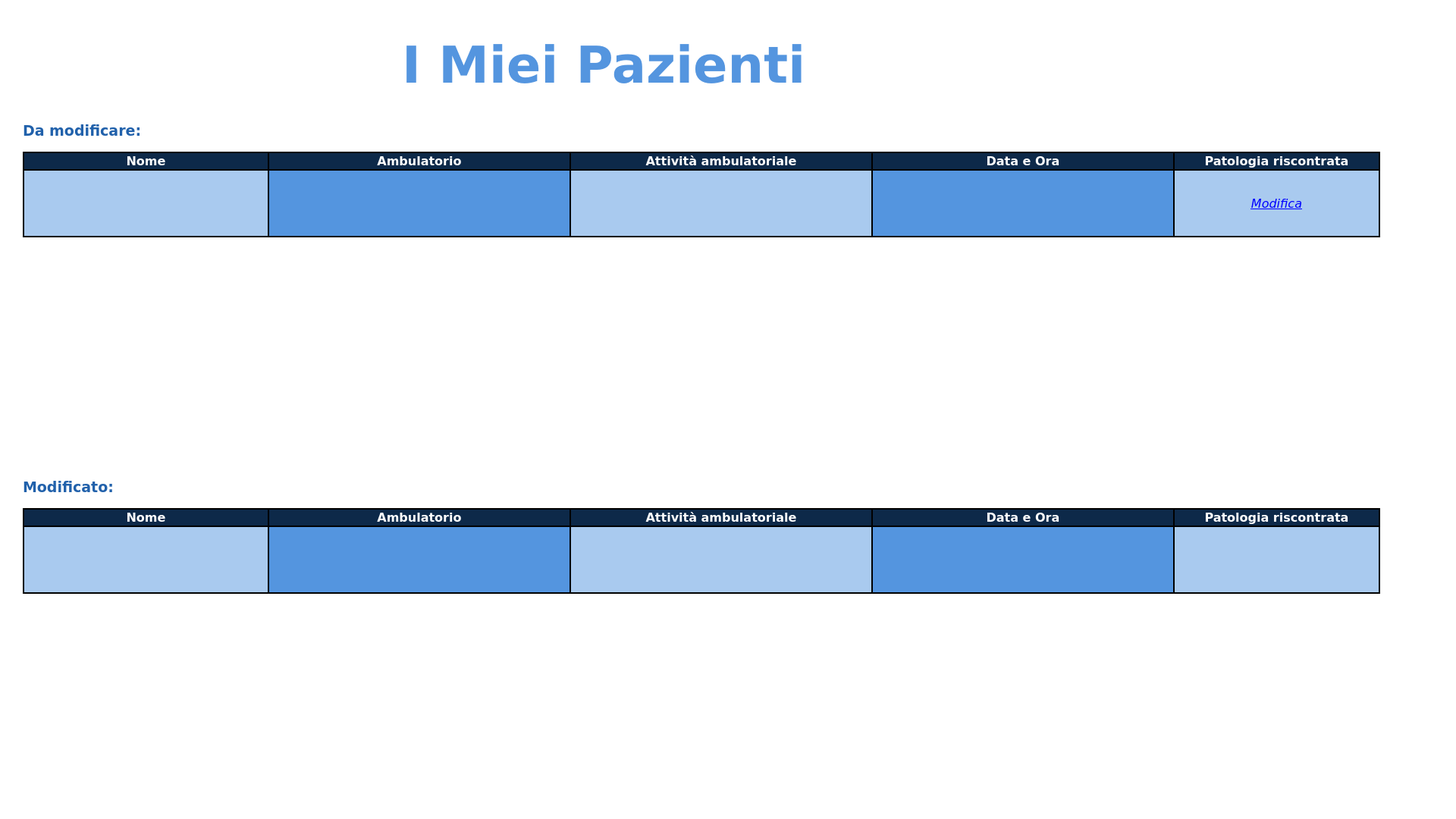
<?xml version="1.0" encoding="UTF-8"?>
<ui version="4.0">
 <class>i_miei_pazienti_personale_medico</class>
 <widget class="QWidget" name="i_miei_pazienti_personale_medico">
  <property name="geometry">
   <rect>
    <x>0</x>
    <y>0</y>
    <width>1920</width>
    <height>1080</height>
   </rect>
  </property>
  <property name="minimumSize">
   <size>
    <width>1920</width>
    <height>1080</height>
   </size>
  </property>
  <property name="maximumSize">
   <size>
    <width>1920</width>
    <height>1080</height>
   </size>
  </property>
  <property name="palette">
   <palette>
    <active>
     <colorrole role="Button">
      <brush brushstyle="SolidPattern">
       <color alpha="255">
        <red>255</red>
        <green>255</green>
        <blue>255</blue>
       </color>
      </brush>
     </colorrole>
     <colorrole role="Base">
      <brush brushstyle="SolidPattern">
       <color alpha="255">
        <red>255</red>
        <green>255</green>
        <blue>255</blue>
       </color>
      </brush>
     </colorrole>
     <colorrole role="Window">
      <brush brushstyle="SolidPattern">
       <color alpha="255">
        <red>255</red>
        <green>255</green>
        <blue>255</blue>
       </color>
      </brush>
     </colorrole>
    </active>
    <inactive>
     <colorrole role="Button">
      <brush brushstyle="SolidPattern">
       <color alpha="255">
        <red>255</red>
        <green>255</green>
        <blue>255</blue>
       </color>
      </brush>
     </colorrole>
     <colorrole role="Base">
      <brush brushstyle="SolidPattern">
       <color alpha="255">
        <red>255</red>
        <green>255</green>
        <blue>255</blue>
       </color>
      </brush>
     </colorrole>
     <colorrole role="Window">
      <brush brushstyle="SolidPattern">
       <color alpha="255">
        <red>255</red>
        <green>255</green>
        <blue>255</blue>
       </color>
      </brush>
     </colorrole>
    </inactive>
    <disabled>
     <colorrole role="Button">
      <brush brushstyle="SolidPattern">
       <color alpha="255">
        <red>255</red>
        <green>255</green>
        <blue>255</blue>
       </color>
      </brush>
     </colorrole>
     <colorrole role="Base">
      <brush brushstyle="SolidPattern">
       <color alpha="255">
        <red>255</red>
        <green>255</green>
        <blue>255</blue>
       </color>
      </brush>
     </colorrole>
     <colorrole role="Window">
      <brush brushstyle="SolidPattern">
       <color alpha="255">
        <red>255</red>
        <green>255</green>
        <blue>255</blue>
       </color>
      </brush>
     </colorrole>
    </disabled>
   </palette>
  </property>
  <property name="windowTitle">
   <string>Clinica Casa Alfredo</string>
  </property>
  <property name="windowIcon">
   <iconset>
    <normaloff>Immagini/logo_casa_alfredo.png</normaloff>Immagini/logo_casa_alfredo.png</iconset>
  </property>
  <property name="styleSheet">
   <string notr="true"/>
  </property>
  <widget class="QPushButton" name="tendina_button">
   <property name="geometry">
    <rect>
     <x>1820</x>
     <y>20</y>
     <width>70</width>
     <height>70</height>
    </rect>
   </property>
   <property name="cursor">
    <cursorShape>PointingHandCursor</cursorShape>
   </property>
   <property name="styleSheet">
    <string notr="true">QPushButton#tendina_button:pressed {
background-color: rgb(0, 0, 0, 0);
}</string>
   </property>
   <property name="text">
    <string/>
   </property>
   <property name="icon">
    <iconset>
     <normaloff>Immagini/tendina_chiusa.png</normaloff>Immagini/tendina_chiusa.png</iconset>
   </property>
   <property name="iconSize">
    <size>
     <width>70</width>
     <height>70</height>
    </size>
   </property>
   <property name="flat">
    <bool>true</bool>
   </property>
  </widget>
  <widget class="QLabel" name="i_miei_pazienti">
   <property name="geometry">
    <rect>
     <x>530</x>
     <y>20</y>
     <width>981</width>
     <height>131</height>
    </rect>
   </property>
   <property name="font">
    <font>
     <family>Verdana</family>
     <pointsize>50</pointsize>
     <weight>75</weight>
     <bold>true</bold>
    </font>
   </property>
   <property name="styleSheet">
    <string notr="true">color: rgb(84, 149, 223);</string>
   </property>
   <property name="text">
    <string>I Miei Pazienti</string>
   </property>
  </widget>
  <widget class="QLabel" name="logo">
   <property name="geometry">
    <rect>
     <x>10</x>
     <y>5</y>
     <width>110</width>
     <height>130</height>
    </rect>
   </property>
   <property name="text">
    <string/>
   </property>
   <property name="pixmap">
    <pixmap>Immagini/logo_casa_alfredo.png</pixmap>
   </property>
   <property name="scaledContents">
    <bool>true</bool>
   </property>
  </widget>
  <widget class="QLabel" name="titolo">
   <property name="geometry">
    <rect>
     <x>110</x>
     <y>20</y>
     <width>401</width>
     <height>110</height>
    </rect>
   </property>
   <property name="text">
    <string/>
   </property>
   <property name="pixmap">
    <pixmap>Immagini/titolo_casa_alfredo.png</pixmap>
   </property>
   <property name="scaledContents">
    <bool>true</bool>
   </property>
  </widget>
  <widget class="QLabel" name="da_modificare">
   <property name="geometry">
    <rect>
     <x>30</x>
     <y>160</y>
     <width>190</width>
     <height>25</height>
    </rect>
   </property>
   <property name="font">
    <font>
     <family>Verdana</family>
     <pointsize>14</pointsize>
     <weight>75</weight>
     <bold>true</bold>
    </font>
   </property>
   <property name="styleSheet">
    <string notr="true">color: rgb(33, 97, 171)</string>
   </property>
   <property name="text">
    <string>Da modificare:</string>
   </property>
  </widget>
  <widget class="QLabel" name="modificato">
   <property name="geometry">
    <rect>
     <x>30</x>
     <y>630</y>
     <width>150</width>
     <height>25</height>
    </rect>
   </property>
   <property name="font">
    <font>
     <family>Verdana</family>
     <pointsize>14</pointsize>
     <weight>75</weight>
     <bold>true</bold>
    </font>
   </property>
   <property name="styleSheet">
    <string notr="true">color: rgb(33, 97, 171)</string>
   </property>
   <property name="text">
    <string>Modificato:</string>
   </property>
  </widget>
  <widget class="QScrollArea" name="tabella_modificata">
   <property name="geometry">
    <rect>
     <x>30</x>
     <y>670</y>
     <width>1811</width>
     <height>400</height>
    </rect>
   </property>
   <property name="palette">
    <palette>
     <active>
      <colorrole role="Button">
       <brush brushstyle="SolidPattern">
        <color alpha="255">
         <red>255</red>
         <green>255</green>
         <blue>255</blue>
        </color>
       </brush>
      </colorrole>
      <colorrole role="Base">
       <brush brushstyle="SolidPattern">
        <color alpha="255">
         <red>255</red>
         <green>255</green>
         <blue>255</blue>
        </color>
       </brush>
      </colorrole>
      <colorrole role="Window">
       <brush brushstyle="SolidPattern">
        <color alpha="255">
         <red>255</red>
         <green>255</green>
         <blue>255</blue>
        </color>
       </brush>
      </colorrole>
     </active>
     <inactive>
      <colorrole role="Button">
       <brush brushstyle="SolidPattern">
        <color alpha="255">
         <red>255</red>
         <green>255</green>
         <blue>255</blue>
        </color>
       </brush>
      </colorrole>
      <colorrole role="Base">
       <brush brushstyle="SolidPattern">
        <color alpha="255">
         <red>255</red>
         <green>255</green>
         <blue>255</blue>
        </color>
       </brush>
      </colorrole>
      <colorrole role="Window">
       <brush brushstyle="SolidPattern">
        <color alpha="255">
         <red>255</red>
         <green>255</green>
         <blue>255</blue>
        </color>
       </brush>
      </colorrole>
     </inactive>
     <disabled>
      <colorrole role="Button">
       <brush brushstyle="SolidPattern">
        <color alpha="255">
         <red>255</red>
         <green>255</green>
         <blue>255</blue>
        </color>
       </brush>
      </colorrole>
      <colorrole role="Base">
       <brush brushstyle="SolidPattern">
        <color alpha="255">
         <red>255</red>
         <green>255</green>
         <blue>255</blue>
        </color>
       </brush>
      </colorrole>
      <colorrole role="Window">
       <brush brushstyle="SolidPattern">
        <color alpha="255">
         <red>255</red>
         <green>255</green>
         <blue>255</blue>
        </color>
       </brush>
      </colorrole>
     </disabled>
    </palette>
   </property>
   <property name="styleSheet">
    <string notr="true">border: 0px solid;
background-color: rgb(255, 255, 255);</string>
   </property>
   <property name="verticalScrollBarPolicy">
    <enum>Qt::ScrollBarAsNeeded</enum>
   </property>
   <property name="horizontalScrollBarPolicy">
    <enum>Qt::ScrollBarAlwaysOff</enum>
   </property>
   <property name="widgetResizable">
    <bool>true</bool>
   </property>
   <widget class="QWidget" name="scrollAreaWidgetContents_mod">
    <property name="geometry">
     <rect>
      <x>0</x>
      <y>0</y>
      <width>1811</width>
      <height>400</height>
     </rect>
    </property>
    <widget class="QLabel" name="nome_mod">
     <property name="geometry">
      <rect>
       <x>0</x>
       <y>0</y>
       <width>325</width>
       <height>25</height>
      </rect>
     </property>
     <property name="font">
      <font>
       <family>Verdana</family>
       <pointsize>12</pointsize>
       <weight>75</weight>
       <bold>true</bold>
      </font>
     </property>
     <property name="styleSheet">
      <string notr="true">background-color: rgb(13, 41, 73);
color: rgb(255, 255, 255);
border: 2px solid;</string>
     </property>
     <property name="text">
      <string>Nome</string>
     </property>
     <property name="alignment">
      <set>Qt::AlignCenter</set>
     </property>
    </widget>
    <widget class="QLabel" name="ambulatorio_mod">
     <property name="geometry">
      <rect>
       <x>323</x>
       <y>0</y>
       <width>400</width>
       <height>25</height>
      </rect>
     </property>
     <property name="font">
      <font>
       <family>Verdana</family>
       <pointsize>12</pointsize>
       <weight>75</weight>
       <bold>true</bold>
      </font>
     </property>
     <property name="styleSheet">
      <string notr="true">background-color: rgb(13, 41, 73);
color: rgb(255, 255, 255);
border: 2px solid;</string>
     </property>
     <property name="text">
      <string>Ambulatorio</string>
     </property>
     <property name="alignment">
      <set>Qt::AlignCenter</set>
     </property>
    </widget>
    <widget class="QLabel" name="attivita_ambulatoriale_mod">
     <property name="geometry">
      <rect>
       <x>721</x>
       <y>0</y>
       <width>400</width>
       <height>25</height>
      </rect>
     </property>
     <property name="font">
      <font>
       <family>Verdana</family>
       <pointsize>12</pointsize>
       <weight>75</weight>
       <bold>true</bold>
      </font>
     </property>
     <property name="styleSheet">
      <string notr="true">background-color: rgb(13, 41, 73);
color: rgb(255, 255, 255);
border: 2px solid;</string>
     </property>
     <property name="text">
      <string>Attività ambulatoriale</string>
     </property>
     <property name="alignment">
      <set>Qt::AlignCenter</set>
     </property>
    </widget>
    <widget class="QLabel" name="data_e_ora_mod">
     <property name="geometry">
      <rect>
       <x>1119</x>
       <y>0</y>
       <width>400</width>
       <height>25</height>
      </rect>
     </property>
     <property name="font">
      <font>
       <family>Verdana</family>
       <pointsize>12</pointsize>
       <weight>75</weight>
       <bold>true</bold>
      </font>
     </property>
     <property name="styleSheet">
      <string notr="true">background-color: rgb(13, 41, 73);
color: rgb(255, 255, 255);
border: 2px solid;</string>
     </property>
     <property name="text">
      <string>Data e Ora</string>
     </property>
     <property name="alignment">
      <set>Qt::AlignCenter</set>
     </property>
    </widget>
    <widget class="QLabel" name="patologia_riscontrata_mod">
     <property name="geometry">
      <rect>
       <x>1517</x>
       <y>0</y>
       <width>273</width>
       <height>25</height>
      </rect>
     </property>
     <property name="font">
      <font>
       <family>Verdana</family>
       <pointsize>12</pointsize>
       <weight>75</weight>
       <bold>true</bold>
      </font>
     </property>
     <property name="styleSheet">
      <string notr="true">background-color: rgb(13, 41, 73);
color: rgb(255, 255, 255);
border: 2px solid;</string>
     </property>
     <property name="text">
      <string>Patologia riscontrata</string>
     </property>
     <property name="alignment">
      <set>Qt::AlignCenter</set>
     </property>
    </widget>
    <widget class="QLabel" name="nome_label_mod">
     <property name="geometry">
      <rect>
       <x>0</x>
       <y>23</y>
       <width>325</width>
       <height>90</height>
      </rect>
     </property>
     <property name="font">
      <font>
       <family>Verdana</family>
       <pointsize>12</pointsize>
      </font>
     </property>
     <property name="styleSheet">
      <string notr="true">border: 2px solid;
background-color: rgb(169, 202, 239);</string>
     </property>
     <property name="text">
      <string/>
     </property>
     <property name="alignment">
      <set>Qt::AlignCenter</set>
     </property>
    </widget>
    <widget class="QLabel" name="ambulatorio_label_mod">
     <property name="geometry">
      <rect>
       <x>323</x>
       <y>23</y>
       <width>400</width>
       <height>90</height>
      </rect>
     </property>
     <property name="font">
      <font>
       <family>Verdana</family>
       <pointsize>12</pointsize>
      </font>
     </property>
     <property name="styleSheet">
      <string notr="true">border: 2px solid;
background-color: rgb(84, 149, 223);</string>
     </property>
     <property name="text">
      <string/>
     </property>
     <property name="alignment">
      <set>Qt::AlignCenter</set>
     </property>
    </widget>
    <widget class="QLabel" name="attivita_ambulatoriale_label_mod">
     <property name="geometry">
      <rect>
       <x>721</x>
       <y>23</y>
       <width>400</width>
       <height>90</height>
      </rect>
     </property>
     <property name="font">
      <font>
       <family>Verdana</family>
       <pointsize>12</pointsize>
      </font>
     </property>
     <property name="styleSheet">
      <string notr="true">border: 2px solid;
background-color: rgb(169, 202, 239);</string>
     </property>
     <property name="text">
      <string/>
     </property>
     <property name="alignment">
      <set>Qt::AlignCenter</set>
     </property>
    </widget>
    <widget class="QLabel" name="data_e_ora_label_mod">
     <property name="geometry">
      <rect>
       <x>1119</x>
       <y>23</y>
       <width>400</width>
       <height>90</height>
      </rect>
     </property>
     <property name="font">
      <font>
       <family>Verdana</family>
       <pointsize>12</pointsize>
      </font>
     </property>
     <property name="styleSheet">
      <string notr="true">border: 2px solid;
background-color: rgb(84, 149, 223);</string>
     </property>
     <property name="text">
      <string/>
     </property>
     <property name="alignment">
      <set>Qt::AlignCenter</set>
     </property>
    </widget>
    <widget class="QLabel" name="patologia_riscontrata_label_mod">
     <property name="geometry">
      <rect>
       <x>1517</x>
       <y>23</y>
       <width>273</width>
       <height>90</height>
      </rect>
     </property>
     <property name="font">
      <font>
       <family>Verdana</family>
       <pointsize>12</pointsize>
      </font>
     </property>
     <property name="styleSheet">
      <string notr="true">border: 2px solid;
background-color: rgb(169, 202, 239);</string>
     </property>
     <property name="text">
      <string/>
     </property>
     <property name="alignment">
      <set>Qt::AlignCenter</set>
     </property>
    </widget>
   </widget>
  </widget>
  <widget class="QScrollArea" name="tabella_da_modificare">
   <property name="geometry">
    <rect>
     <x>30</x>
     <y>200</y>
     <width>1811</width>
     <height>400</height>
    </rect>
   </property>
   <property name="palette">
    <palette>
     <active>
      <colorrole role="Button">
       <brush brushstyle="SolidPattern">
        <color alpha="255">
         <red>255</red>
         <green>255</green>
         <blue>255</blue>
        </color>
       </brush>
      </colorrole>
      <colorrole role="Base">
       <brush brushstyle="SolidPattern">
        <color alpha="255">
         <red>255</red>
         <green>255</green>
         <blue>255</blue>
        </color>
       </brush>
      </colorrole>
      <colorrole role="Window">
       <brush brushstyle="SolidPattern">
        <color alpha="255">
         <red>255</red>
         <green>255</green>
         <blue>255</blue>
        </color>
       </brush>
      </colorrole>
     </active>
     <inactive>
      <colorrole role="Button">
       <brush brushstyle="SolidPattern">
        <color alpha="255">
         <red>255</red>
         <green>255</green>
         <blue>255</blue>
        </color>
       </brush>
      </colorrole>
      <colorrole role="Base">
       <brush brushstyle="SolidPattern">
        <color alpha="255">
         <red>255</red>
         <green>255</green>
         <blue>255</blue>
        </color>
       </brush>
      </colorrole>
      <colorrole role="Window">
       <brush brushstyle="SolidPattern">
        <color alpha="255">
         <red>255</red>
         <green>255</green>
         <blue>255</blue>
        </color>
       </brush>
      </colorrole>
     </inactive>
     <disabled>
      <colorrole role="Button">
       <brush brushstyle="SolidPattern">
        <color alpha="255">
         <red>255</red>
         <green>255</green>
         <blue>255</blue>
        </color>
       </brush>
      </colorrole>
      <colorrole role="Base">
       <brush brushstyle="SolidPattern">
        <color alpha="255">
         <red>255</red>
         <green>255</green>
         <blue>255</blue>
        </color>
       </brush>
      </colorrole>
      <colorrole role="Window">
       <brush brushstyle="SolidPattern">
        <color alpha="255">
         <red>255</red>
         <green>255</green>
         <blue>255</blue>
        </color>
       </brush>
      </colorrole>
     </disabled>
    </palette>
   </property>
   <property name="styleSheet">
    <string notr="true">border: 0px solid;
background-color: rgb(255, 255, 255);</string>
   </property>
   <property name="verticalScrollBarPolicy">
    <enum>Qt::ScrollBarAsNeeded</enum>
   </property>
   <property name="horizontalScrollBarPolicy">
    <enum>Qt::ScrollBarAlwaysOff</enum>
   </property>
   <property name="widgetResizable">
    <bool>true</bool>
   </property>
   <widget class="QWidget" name="scrollAreaWidgetContents">
    <property name="geometry">
     <rect>
      <x>0</x>
      <y>0</y>
      <width>1811</width>
      <height>400</height>
     </rect>
    </property>
    <widget class="QLabel" name="nome">
     <property name="geometry">
      <rect>
       <x>0</x>
       <y>0</y>
       <width>325</width>
       <height>25</height>
      </rect>
     </property>
     <property name="font">
      <font>
       <family>Verdana</family>
       <pointsize>12</pointsize>
       <weight>75</weight>
       <bold>true</bold>
      </font>
     </property>
     <property name="styleSheet">
      <string notr="true">background-color: rgb(13, 41, 73);
color: rgb(255, 255, 255);
border: 2px solid;</string>
     </property>
     <property name="text">
      <string>Nome</string>
     </property>
     <property name="alignment">
      <set>Qt::AlignCenter</set>
     </property>
    </widget>
    <widget class="QLabel" name="ambulatorio">
     <property name="geometry">
      <rect>
       <x>323</x>
       <y>0</y>
       <width>400</width>
       <height>25</height>
      </rect>
     </property>
     <property name="font">
      <font>
       <family>Verdana</family>
       <pointsize>12</pointsize>
       <weight>75</weight>
       <bold>true</bold>
      </font>
     </property>
     <property name="styleSheet">
      <string notr="true">background-color: rgb(13, 41, 73);
color: rgb(255, 255, 255);
border: 2px solid;</string>
     </property>
     <property name="text">
      <string>Ambulatorio</string>
     </property>
     <property name="alignment">
      <set>Qt::AlignCenter</set>
     </property>
    </widget>
    <widget class="QLabel" name="attivita_ambulatoriale">
     <property name="geometry">
      <rect>
       <x>721</x>
       <y>0</y>
       <width>400</width>
       <height>25</height>
      </rect>
     </property>
     <property name="font">
      <font>
       <family>Verdana</family>
       <pointsize>12</pointsize>
       <weight>75</weight>
       <bold>true</bold>
      </font>
     </property>
     <property name="styleSheet">
      <string notr="true">background-color: rgb(13, 41, 73);
color: rgb(255, 255, 255);
border: 2px solid;</string>
     </property>
     <property name="text">
      <string>Attività ambulatoriale</string>
     </property>
     <property name="alignment">
      <set>Qt::AlignCenter</set>
     </property>
    </widget>
    <widget class="QLabel" name="data_e_ora">
     <property name="geometry">
      <rect>
       <x>1119</x>
       <y>0</y>
       <width>400</width>
       <height>25</height>
      </rect>
     </property>
     <property name="font">
      <font>
       <family>Verdana</family>
       <pointsize>12</pointsize>
       <weight>75</weight>
       <bold>true</bold>
      </font>
     </property>
     <property name="styleSheet">
      <string notr="true">background-color: rgb(13, 41, 73);
color: rgb(255, 255, 255);
border: 2px solid;</string>
     </property>
     <property name="text">
      <string>Data e Ora</string>
     </property>
     <property name="alignment">
      <set>Qt::AlignCenter</set>
     </property>
    </widget>
    <widget class="QLabel" name="patologia_riscontrata">
     <property name="geometry">
      <rect>
       <x>1517</x>
       <y>0</y>
       <width>273</width>
       <height>25</height>
      </rect>
     </property>
     <property name="font">
      <font>
       <family>Verdana</family>
       <pointsize>12</pointsize>
       <weight>75</weight>
       <bold>true</bold>
      </font>
     </property>
     <property name="styleSheet">
      <string notr="true">background-color: rgb(13, 41, 73);
color: rgb(255, 255, 255);
border: 2px solid;</string>
     </property>
     <property name="text">
      <string>Patologia riscontrata</string>
     </property>
     <property name="alignment">
      <set>Qt::AlignCenter</set>
     </property>
    </widget>
    <widget class="QLabel" name="nome_label">
     <property name="geometry">
      <rect>
       <x>0</x>
       <y>23</y>
       <width>325</width>
       <height>90</height>
      </rect>
     </property>
     <property name="font">
      <font>
       <family>Verdana</family>
       <pointsize>12</pointsize>
      </font>
     </property>
     <property name="styleSheet">
      <string notr="true">border: 2px solid;
background-color: rgb(169, 202, 239);</string>
     </property>
     <property name="text">
      <string/>
     </property>
     <property name="alignment">
      <set>Qt::AlignCenter</set>
     </property>
    </widget>
    <widget class="QLabel" name="ambulatorio_label">
     <property name="geometry">
      <rect>
       <x>323</x>
       <y>23</y>
       <width>400</width>
       <height>90</height>
      </rect>
     </property>
     <property name="font">
      <font>
       <family>Verdana</family>
       <pointsize>12</pointsize>
      </font>
     </property>
     <property name="styleSheet">
      <string notr="true">border: 2px solid;
background-color: rgb(84, 149, 223);</string>
     </property>
     <property name="text">
      <string/>
     </property>
     <property name="alignment">
      <set>Qt::AlignCenter</set>
     </property>
    </widget>
    <widget class="QLabel" name="attivita_ambulatoriale_label">
     <property name="geometry">
      <rect>
       <x>721</x>
       <y>23</y>
       <width>400</width>
       <height>90</height>
      </rect>
     </property>
     <property name="font">
      <font>
       <family>Verdana</family>
       <pointsize>12</pointsize>
      </font>
     </property>
     <property name="styleSheet">
      <string notr="true">border: 2px solid;
background-color: rgb(169, 202, 239);</string>
     </property>
     <property name="text">
      <string/>
     </property>
     <property name="alignment">
      <set>Qt::AlignCenter</set>
     </property>
    </widget>
    <widget class="QLabel" name="data_e_ora_label">
     <property name="geometry">
      <rect>
       <x>1119</x>
       <y>23</y>
       <width>400</width>
       <height>90</height>
      </rect>
     </property>
     <property name="font">
      <font>
       <family>Verdana</family>
       <pointsize>12</pointsize>
      </font>
     </property>
     <property name="styleSheet">
      <string notr="true">border: 2px solid;
background-color: rgb(84, 149, 223);</string>
     </property>
     <property name="text">
      <string/>
     </property>
     <property name="alignment">
      <set>Qt::AlignCenter</set>
     </property>
    </widget>
    <widget class="QPushButton" name="patologia_riscontrata_button">
     <property name="geometry">
      <rect>
       <x>1517</x>
       <y>23</y>
       <width>273</width>
       <height>90</height>
      </rect>
     </property>
     <property name="font">
      <font>
       <family>Verdana</family>
       <pointsize>12</pointsize>
       <italic>true</italic>
       <underline>true</underline>
      </font>
     </property>
     <property name="styleSheet">
      <string notr="true">QPushButton#patologia_riscontrata_button {
color: rgb(0, 0, 255);
border: 2px solid;
background-color: rgb(169, 202, 239);
}

QPushButton#patologia_riscontrata_button:pressed {
color: rgb(0, 0, 180);
}</string>
     </property>
     <property name="text">
      <string>Modifica</string>
     </property>
     <property name="iconSize">
      <size>
       <width>50</width>
       <height>50</height>
      </size>
     </property>
    </widget>
   </widget>
  </widget>
 </widget>
 <resources/>
 <connections/>
</ui>
